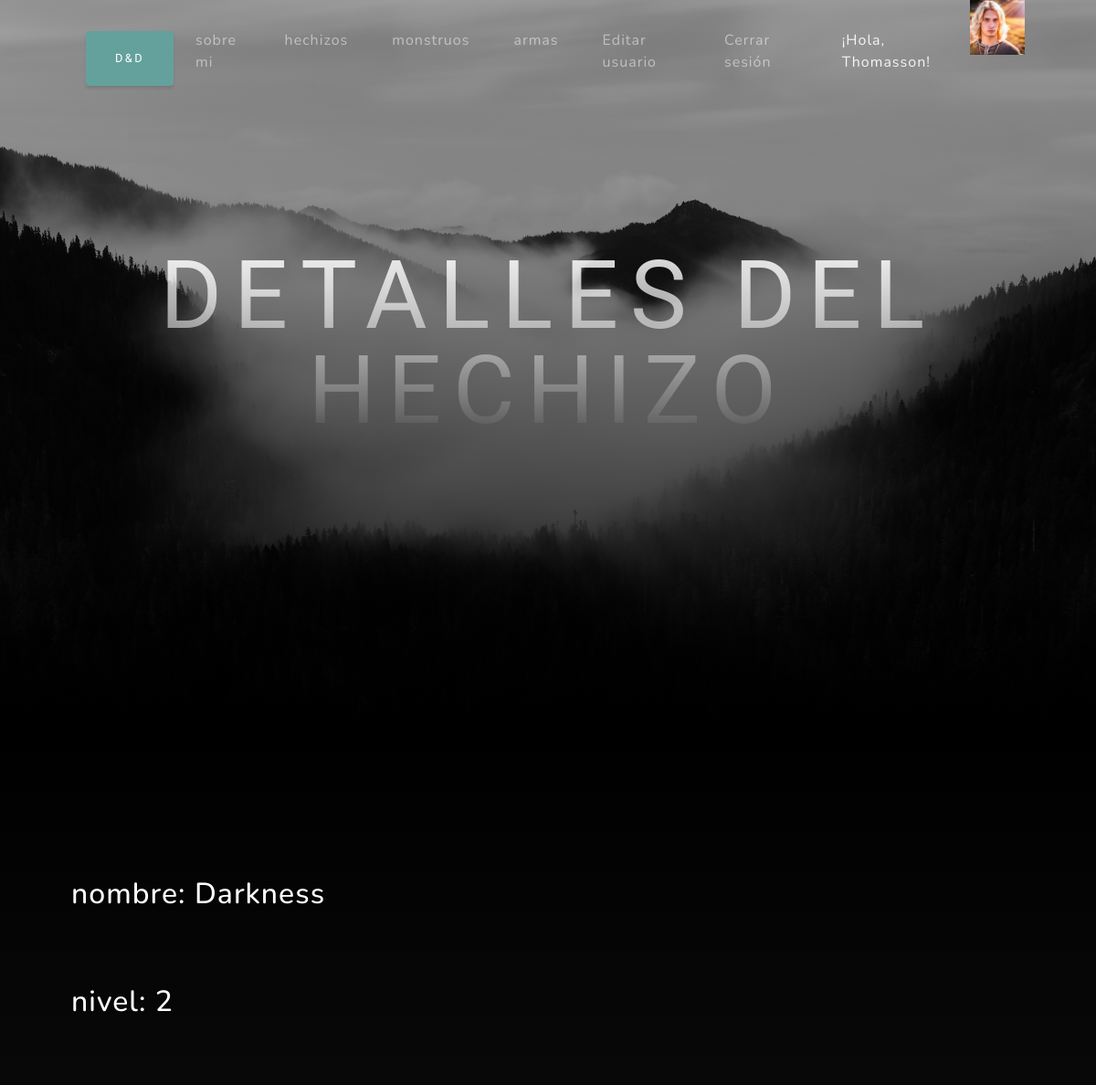
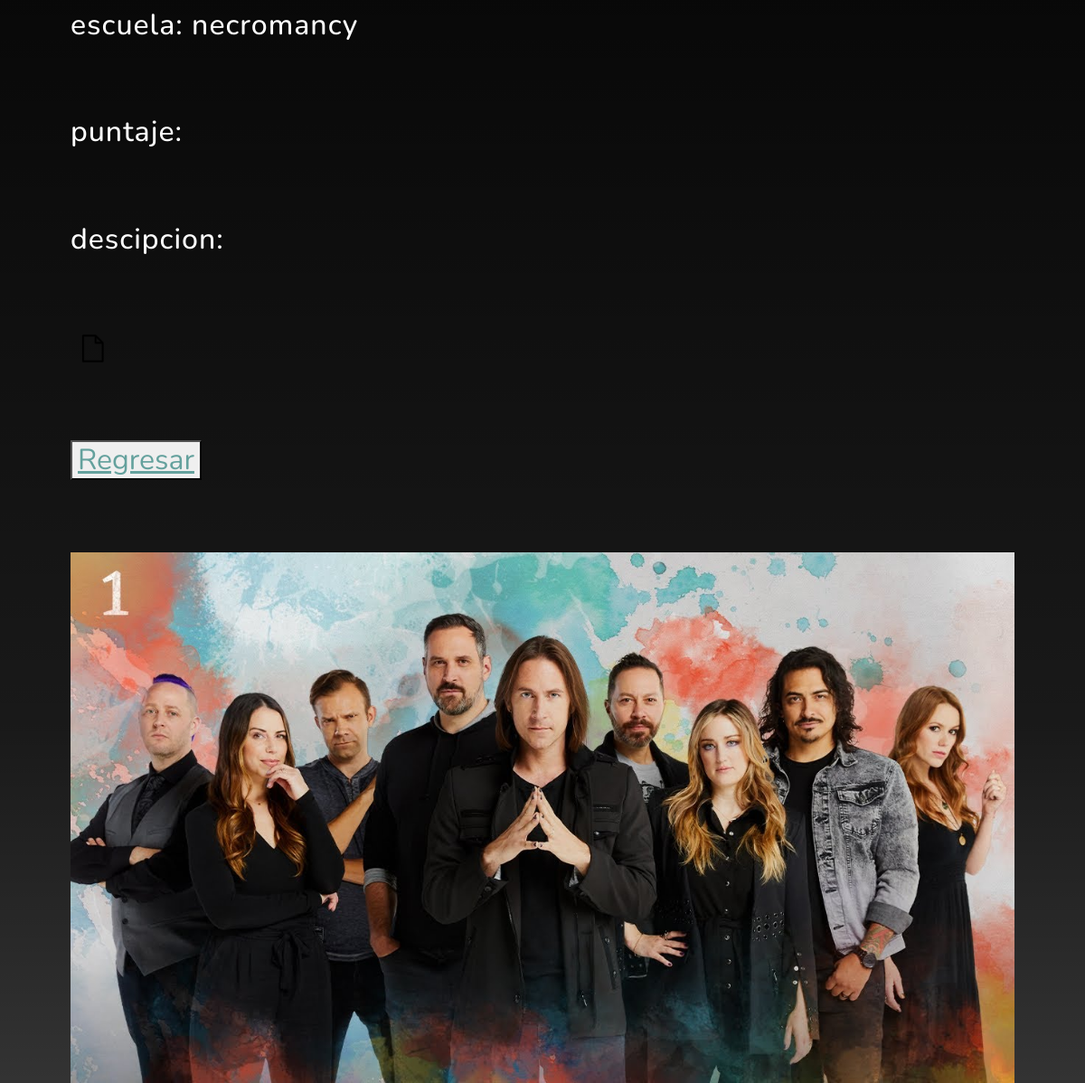
The app's page /FamilyApp/hechizos/5 (signed in) with its own data (2 pictures, top to bottom).
### FamilyApp/models.py (models this page shows, shortened)
class Avatar(models.Model):
    usuario = models.ForeignKey(User, on_delete=models.CASCADE)
    imagen = models.ImageField(upload_to="avatares", null=True, blank=True)

class Spells(models.Model):
    nombre = models.CharField(max_length=30)
    nivel = models.IntegerField()
    escuela = models.CharField(max_length=30)
    descripcion = models.TextField(max_length=200, default="")
    imagen = models.ImageField(default="FamilyApp/assets/img/blank.png")

### FamilyApp/views.py (the view)
# urls.py: path("hechizos/<int:pk>", DetailsSpells.as_view(), name="DetallesHechizos"),
class DetailsSpells(LoginRequiredMixin, DetailView):
    model = Spells

### FamilyApp/templates/FamilyApp/spells_detail.html
{% extends "FamilyApp/padre.html" %}
{% load static %}
{% block titulo %}
detalles del hechizo
{% endblock%}
{% block formulario %}
    <p>nombre: {{object.nombre}}</p>
    <p>nivel: {{object.nivel}}</p>
    <p>escuela: {{object.escuela}}</p>
    <p>puntaje: {{object.puntaje}}</p>
    <p>descipcion: {{object.descripcion}}</p>
    <p>
        {% if object.imagen %}
        <img src="{{object.imagen.url}}" alt="..."
        srcset="{{object.imagen.url}} 1200w,
                {{object.imagen.url}} 2000w,
                {{object.imagen.url}} 3000w"
        sizes="((min-width: 10em) and (max-width: 20em)) 10em,
                ((min-width: 30em) and (max-width: 40em)) 30em,
                (min-width: 40em) 40em"/>
        {% endif %}
    </p>
    <button>
        <a href="{% url 'ListaHechizos' %}"> Regresar </a>
    </button>
{% endblock%}

### FamilyApp/templates/FamilyApp/padre.html (shortened to what this page needs)
<!DOCTYPE html>
<html lang="en">
    <head>
        {% load static %}
        <link href="{% static 'FamilyApp/css/styles.css' %}" rel="stylesheet" />
    </head>
    <body id="page-top">
        <nav class="navbar navbar-expand-lg navbar-light fixed-top" id="mainNav">
            <div class="container px-4 px-lg-5">
                <div class="collapse navbar-collapse" id="navbarResponsive">
                    <a class="btn btn-primary" href={% url 'inicio' %}>D&D</a>
                    <ul class="navbar-nav ms-auto">
                        <li class="nav-item"><a class="nav-link" href="{% url 'about' %}">sobre mi</a></li>
                        <li class="nav-item"><a class="nav-link" href="{% url 'ListaHechizos' %}">hechizos</a></li>
                        <li class="nav-item"><a class="nav-link" href="{% url 'Soon' %}">monstruos</a></li>
                        <li class="nav-item"><a class="nav-link" href="{% url 'ListaArmas' %}">armas</a></li>
                        {% if request.user.is_authenticated %}
                        <li class="nav-item"><a class="nav-link" href="{% url 'EditarUsuario' %}">Editar usuario</a></li>
                        <li class="nav-item"><a class="nav-link" href="{% url 'CerrarSesion' %}">Cerrar sesión</a></li>
                        {% with user.avatar_set.last as mi_imagen %}
                        {% if mi_imagen %}
                       <li class="nav-item"><p class="nav-link" style="color: whitesmoke;"> ¡Hola, {{user.username}}!</p></li>
                       <img src="{{ mi_imagen.imagen.url }}" style="max-width: 60px; max-height: 60px;">
                        {% endif %}
                        {% endwith %}
                        {% else %}
                        <li class="nav-item"><a class="nav-link" href="{% url 'IniciarSesion' %}">Iniciar sesión</a></li>
                        <li class="nav-item"><a class="nav-link" href="{% url 'Registrarse' %}">Registarse</a></li>
                        {% endif %}
                    </ul>
                </div>
            </div>
        </nav>
        <header class="masthead">
            <div class="container px-4 px-lg-5 d-flex h-100 align-items-center justify-content-center">
                <div class="d-flex justify-content-center">
                    <div class="text-center">
                        <h1 class="mx-auto my-0 text-uppercase">
                            {% block titulo %}
                            {% endblock %}
                        </h1>
                    </div>
                </div>
            </div>
        </header>
        <section class="about-section" id="about">
            <div class="container px-4 px-lg-5">
                <div class="row gx-4 gx-lg-5">
                    <div class="col-lg-8">
                        <h2 class="text-white mb-4">
                            {% block formulario %}
                            {% endblock%}
                        </h2>
                    </div>
                </div>
                {% block imagen %}
                <img class="img-fluid" src="{% static 'FamilyApp/assets/img/maxresdefault.jpg' %}" alt="..." />
                {% endblock %}
            </div>
        </section>

### records on screen
Avatar: imagen (picture)
Spells: nombre "Darkness", nivel "2", escuela "necromancy", imagen (placeholder picture)

### other values on screen
{{ user.username }} "Thomasson"
